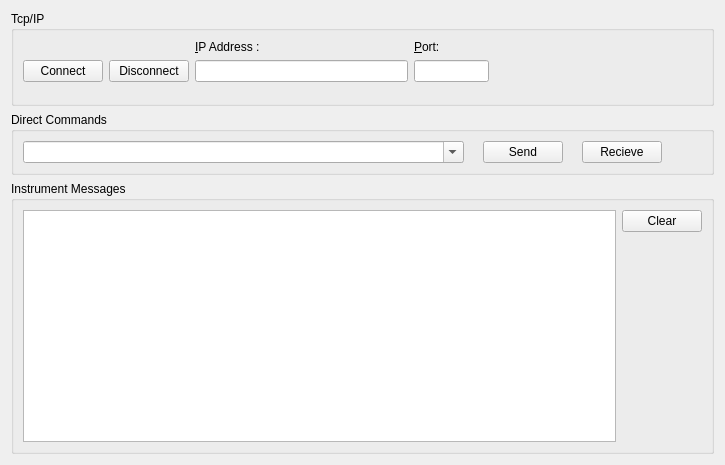
<?xml version="1.0" encoding="UTF-8"?>
<ui version="4.0">
 <class>SetupTab</class>
 <widget class="QWidget" name="SetupTab">
  <property name="geometry">
   <rect>
    <x>0</x>
    <y>0</y>
    <width>725</width>
    <height>465</height>
   </rect>
  </property>
  <property name="sizePolicy">
   <sizepolicy hsizetype="Expanding" vsizetype="Preferred">
    <horstretch>0</horstretch>
    <verstretch>0</verstretch>
   </sizepolicy>
  </property>
  <property name="windowTitle">
   <string>Form</string>
  </property>
  <layout class="QVBoxLayout" name="verticalLayout">
   <item>
    <widget class="QGroupBox" name="gbTcpIP">
     <property name="sizePolicy">
      <sizepolicy hsizetype="Expanding" vsizetype="Preferred">
       <horstretch>0</horstretch>
       <verstretch>0</verstretch>
      </sizepolicy>
     </property>
     <property name="minimumSize">
      <size>
       <width>0</width>
       <height>90</height>
      </size>
     </property>
     <property name="title">
      <string>Tcp/IP</string>
     </property>
     <layout class="QHBoxLayout" name="horizontalLayout_2">
      <item>
       <layout class="QHBoxLayout" name="loTcpIpGroup">
        <item>
         <layout class="QHBoxLayout" name="loConnect">
          <property name="topMargin">
           <number>9</number>
          </property>
          <item>
           <widget class="QPushButton" name="btnConnect">
            <property name="text">
             <string>Connect</string>
            </property>
            <property name="icon">
             <iconset resource="../VfpRessources.qrc">
              <normaloff>:/root/Images/connect.png</normaloff>:/root/Images/connect.png</iconset>
            </property>
           </widget>
          </item>
          <item>
           <widget class="QPushButton" name="btnDisconnect">
            <property name="text">
             <string>Disconnect</string>
            </property>
            <property name="icon">
             <iconset>
              <normaloff>../Images/StopRed16.png</normaloff>../Images/StopRed16.png</iconset>
            </property>
           </widget>
          </item>
         </layout>
        </item>
        <item>
         <layout class="QVBoxLayout" name="loIPAddress">
          <property name="bottomMargin">
           <number>12</number>
          </property>
          <item>
           <widget class="QLabel" name="lblIPAddress">
            <property name="text">
             <string>&amp;IP Address : </string>
            </property>
            <property name="buddy">
             <cstring>editIPAdress</cstring>
            </property>
           </widget>
          </item>
          <item>
           <widget class="QLineEdit" name="editIPAdress"/>
          </item>
         </layout>
        </item>
        <item>
         <layout class="QVBoxLayout" name="loPort">
          <property name="bottomMargin">
           <number>12</number>
          </property>
          <item>
           <widget class="QLabel" name="lblPort">
            <property name="text">
             <string>&amp;Port:</string>
            </property>
            <property name="buddy">
             <cstring>editPort</cstring>
            </property>
           </widget>
          </item>
          <item>
           <widget class="QLineEdit" name="editPort">
            <property name="maximumSize">
             <size>
              <width>75</width>
              <height>16777215</height>
             </size>
            </property>
           </widget>
          </item>
         </layout>
        </item>
        <item>
         <spacer name="horizontalSpacer">
          <property name="orientation">
           <enum>Qt::Horizontal</enum>
          </property>
          <property name="sizeHint" stdset="0">
           <size>
            <width>40</width>
            <height>20</height>
           </size>
          </property>
         </spacer>
        </item>
       </layout>
      </item>
     </layout>
    </widget>
   </item>
   <item>
    <widget class="QGroupBox" name="gbDirectCommands">
     <property name="sizePolicy">
      <sizepolicy hsizetype="Expanding" vsizetype="Preferred">
       <horstretch>0</horstretch>
       <verstretch>0</verstretch>
      </sizepolicy>
     </property>
     <property name="title">
      <string>Direct Commands</string>
     </property>
     <layout class="QVBoxLayout" name="verticalLayout_2">
      <item>
       <layout class="QHBoxLayout" name="loDirectCommands">
        <item>
         <widget class="QComboBox" name="cmbCommands">
          <property name="sizePolicy">
           <sizepolicy hsizetype="Minimum" vsizetype="Fixed">
            <horstretch>0</horstretch>
            <verstretch>0</verstretch>
           </sizepolicy>
          </property>
          <property name="editable">
           <bool>true</bool>
          </property>
         </widget>
        </item>
        <item>
         <spacer name="horizontalSpacer_2">
          <property name="orientation">
           <enum>Qt::Horizontal</enum>
          </property>
          <property name="sizeType">
           <enum>QSizePolicy::Fixed</enum>
          </property>
          <property name="sizeHint" stdset="0">
           <size>
            <width>13</width>
            <height>20</height>
           </size>
          </property>
         </spacer>
        </item>
        <item>
         <widget class="QPushButton" name="btnSend">
          <property name="sizePolicy">
           <sizepolicy hsizetype="Fixed" vsizetype="Fixed">
            <horstretch>0</horstretch>
            <verstretch>0</verstretch>
           </sizepolicy>
          </property>
          <property name="text">
           <string>Send</string>
          </property>
          <property name="icon">
           <iconset resource="../VfpRessources.qrc">
            <normaloff>:/root/Images/Send.png</normaloff>:/root/Images/Send.png</iconset>
          </property>
         </widget>
        </item>
        <item>
         <spacer name="horizontalSpacer_3">
          <property name="orientation">
           <enum>Qt::Horizontal</enum>
          </property>
          <property name="sizeType">
           <enum>QSizePolicy::Fixed</enum>
          </property>
          <property name="sizeHint" stdset="0">
           <size>
            <width>13</width>
            <height>20</height>
           </size>
          </property>
         </spacer>
        </item>
        <item>
         <widget class="QPushButton" name="btnReceive">
          <property name="sizePolicy">
           <sizepolicy hsizetype="Fixed" vsizetype="Fixed">
            <horstretch>0</horstretch>
            <verstretch>0</verstretch>
           </sizepolicy>
          </property>
          <property name="text">
           <string>Recieve</string>
          </property>
          <property name="icon">
           <iconset resource="../VfpRessources.qrc">
            <normaloff>:/root/Images/Receive.png</normaloff>:/root/Images/Receive.png</iconset>
          </property>
         </widget>
        </item>
        <item>
         <spacer name="horizontalSpacer_4">
          <property name="orientation">
           <enum>Qt::Horizontal</enum>
          </property>
          <property name="sizeType">
           <enum>QSizePolicy::Fixed</enum>
          </property>
          <property name="sizeHint" stdset="0">
           <size>
            <width>40</width>
            <height>20</height>
           </size>
          </property>
         </spacer>
        </item>
       </layout>
      </item>
     </layout>
    </widget>
   </item>
   <item>
    <widget class="QGroupBox" name="gbInstrumentsMessages">
     <property name="title">
      <string>Instrument Messages</string>
     </property>
     <layout class="QVBoxLayout" name="verticalLayout_3">
      <item>
       <layout class="QHBoxLayout" name="loInstrumentMessages">
        <item>
         <widget class="QTextEdit" name="editInstMsgs"/>
        </item>
        <item alignment="Qt::AlignTop">
         <widget class="QPushButton" name="btnClear">
          <property name="text">
           <string>Clear</string>
          </property>
          <property name="icon">
           <iconset resource="../VfpRessources.qrc">
            <normaloff>:/root/Images/Clear32.png</normaloff>:/root/Images/Clear32.png</iconset>
          </property>
         </widget>
        </item>
       </layout>
      </item>
     </layout>
    </widget>
   </item>
  </layout>
 </widget>
 <tabstops>
  <tabstop>btnConnect</tabstop>
  <tabstop>btnDisconnect</tabstop>
  <tabstop>editIPAdress</tabstop>
  <tabstop>editPort</tabstop>
  <tabstop>cmbCommands</tabstop>
  <tabstop>btnSend</tabstop>
  <tabstop>btnReceive</tabstop>
  <tabstop>editInstMsgs</tabstop>
  <tabstop>btnClear</tabstop>
 </tabstops>
 <resources>
  <include location="../VfpRessources.qrc"/>
 </resources>
 <connections/>
</ui>
